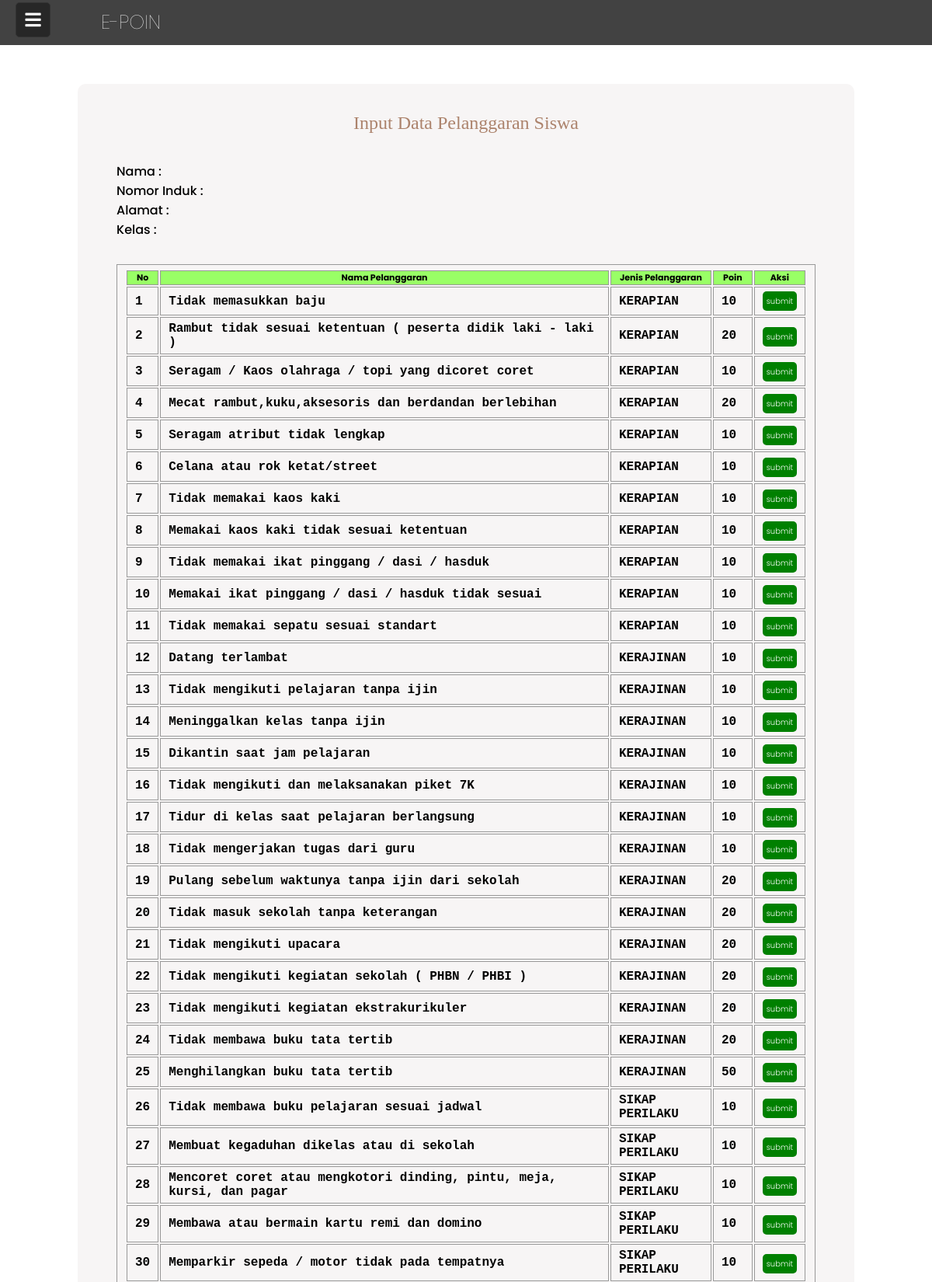
The app's page /admin/inputpoin.php (upper part) with its own data.
### tables this page shows
CREATE TABLE `pelanggaran` (
  `id_pelanggaran` int(111) NOT NULL,
  `nama_pelanggaran` varchar(111) NOT NULL,
  `point_pelanggaran` int(111) NOT NULL,
  `id_jenis_pelanggaran` int(111) NOT NULL
);

CREATE TABLE `jenis_pelanggaran` (
  `id_jenis_pelanggaran` int(111) NOT NULL,
  `nama_jenis_pelanggaran` varchar(111) NOT NULL
);

### admin/inputpoin.php (the view, shortened to what this page needs)
<!DOCTYPE html>
<html lang="en">
  <head>
    <link rel="stylesheet" href="../asset/style-ssw.css">
        <link rel="stylesheet" href="https://cdnjs.cloudflare.com/ajax/libs/font-awesome/5.15.3/css/all.min.css">
  </head>
  <body>
    <div class="wrapper">
      <label for="btn" class="menu-btn">
        <i class="fas fa-bars"></i>
      </label>
    </div>
    <div class="header">
    <div class="name">E-POIN</div>
    <div class="img"><a href="admin.php">
    </div></a></div></div>
    <div class="formbody">
                <div>
                  <h3>Input Data Pelanggaran Siswa</h3></div>
    <?php
        include '../config/koneksi.php';
        $id_siswa=isset($_GET['id_siswa']) ? $_GET['id_siswa'] : '';
        $a = mysqli_query($koneksi, "SELECT * FROM siswa
        JOIN kelas ON kelas.id_kelas = siswa.id_kelas WHERE siswa.id_siswa = '$id_siswa'");
        $b = mysqli_fetch_array($a, MYSQLI_ASSOC);
    ?>
    <div style="margin-left:50px;font-weight: 500;">
    <tr>
        <td>Nama</td>
        <td>    : <?= $b['nama_siswa'] ?></td>
    </tr><br>
    <tr>
        <td>Nomor Induk</td>
        <td>: <?= $b['no_induk'] ?></td>
    </tr><br>
    <tr>
        <td>Alamat</td>
        <td>: <?= $b['alamat'] ?></td>
    </tr><br>
    <tr>
        <td>Kelas</td>
        <td>: <?= $b['nama_kelas'] ?></td>
    </tr><br>
    </div>
    <form method="POST" action="">
    <table class="table5" style="width:90%">
                <tr bgcolor="99FF66">
                  <th>No</th>
                  <th>Nama Pelanggaran</th>
                  <th>Jenis Pelanggaran</th>
                  <th>Poin</th>
                  <th>Aksi</th>
                </tr><br>
           <?php
          $ab=mysqli_query($koneksi,"SELECT * FROM pelanggaran join jenis_pelanggaran on
          jenis_pelanggaran.id_jenis_pelanggaran = pelanggaran.id_jenis_pelanggaran");
          $no = 1;
          while ($c = mysqli_fetch_assoc($ab)) {
            ?>
          <tr style="center">
            <td><?php echo $no++;  ?></td>
            <td><?php echo $c['nama_pelanggaran'];  ?></td>
            <td><?php echo $c['nama_jenis_pelanggaran'];  ?></td>
            <td><?php echo $c['point_pelanggaran'];  ?></td>
            <td>
              <form method="POST" action="">
                <button class="edit-btn" type="submit" name="simpan" value="Simpan">submit</button>
              </form>
          </td>
          </tr>
        <?php
          }
        ?>
    </table>
        </form >
</body>
</html>

### asset/style-ssw.css (style rules this page uses)
* { margin: 0; padding: 0; box-sizing: border-box; font-family: 'Poppins', sans-serif; }
.wrapper { height: 100%; width: 300px; position: relative; }
.wrapper .menu-btn { position: absolute; left: 20px; top: 3px; background: #272727; color: #fff; height: 45px; width: 45px; z-index: 9999; border: 1px solid #333; border-radius: 5px; cursor: pointer; display: flex; align-items: center; justify-content: center; transition: all 0.3s ease; }
.wrapper .menu-btn i { position: absolute; font-size: 23px; transition: all 0.3s ease; }
.header { background-color: #424242; padding-bottom: 10px; padding-left: 80px; padding-top: 10px; }
.header .name { font-size: 25px; font-weight: 100; color: white; padding-left: 50px; }
.img { background-image: url("img/logo.png"); background-size: cover; width: 35px; height: 35px; margin-top: -37px; margin-bottom: 2px; }
.header a { font-size: 20px; height: 100%; width: 100%; display: block; }
h3 { text-align: center; margin-right: auto; margin-left: auto; font-family: 'Inknut Antiqua'; font-style: normal; font-weight: 300; font-size: 24px ; line-height: 100px; color: #AC836C; }
.formbody { background-color: #f7f5f5; width: 1000px; height: auto; margin-left: auto; margin-right: auto; margin-top: 50px; margin-bottom: 50px; border-radius: 10px; }
.edit-btn { background: green; text-decoration: none; color: #ffff; border: none; text-align: center; height: 25px; padding: 5px 5px 5px 5px; font-size: 10px; font-weight: 300; border-radius: 5px; transition-property: background; }
.table5 { margin-left: auto; margin-right: auto; margin-top: 7px; }
.table5, td { font-family: 'Courier'; font-weight: bold; text-align: left; font-size: 16px; border:1px solid #999; padding: 5px 10px; }
.table5, th { text-align: center; border:1px solid #999; font-size: 11px; }

### records on screen
pelanggaran: nama_pelanggaran "Tidak memasukkan baju", id_jenis_pelanggaran.nama_jenis_pelanggaran "KERAPIAN", point_pelanggaran "10"
pelanggaran: nama_pelanggaran "Rambut tidak sesuai ketentuan ( peserta didik laki - laki )", id_jenis_pelanggaran.nama_jenis_pelanggaran "KERAPIAN", point_pelanggaran "20"
pelanggaran: nama_pelanggaran "Seragam / Kaos olahraga / topi yang dicoret coret", id_jenis_pelanggaran.nama_jenis_pelanggaran "KERAPIAN", point_pelanggaran "10"
pelanggaran: nama_pelanggaran "Mecat rambut,kuku,aksesoris dan berdandan berlebihan", id_jenis_pelanggaran.nama_jenis_pelanggaran "KERAPIAN", point_pelanggaran "20"
pelanggaran: nama_pelanggaran "Seragam atribut tidak lengkap", id_jenis_pelanggaran.nama_jenis_pelanggaran "KERAPIAN", point_pelanggaran "10"
pelanggaran: nama_pelanggaran "Celana atau rok ketat/street", id_jenis_pelanggaran.nama_jenis_pelanggaran "KERAPIAN", point_pelanggaran "10"
pelanggaran: nama_pelanggaran "Tidak memakai kaos kaki", id_jenis_pelanggaran.nama_jenis_pelanggaran "KERAPIAN", point_pelanggaran "10"
pelanggaran: nama_pelanggaran "Memakai kaos kaki tidak sesuai ketentuan", id_jenis_pelanggaran.nama_jenis_pelanggaran "KERAPIAN", point_pelanggaran "10"
pelanggaran: nama_pelanggaran "Tidak memakai ikat pinggang / dasi / hasduk", id_jenis_pelanggaran.nama_jenis_pelanggaran "KERAPIAN", point_pelanggaran "10"
pelanggaran: nama_pelanggaran "Memakai ikat pinggang / dasi / hasduk tidak sesuai", id_jenis_pelanggaran.nama_jenis_pelanggaran "KERAPIAN", point_pelanggaran "10"
pelanggaran: nama_pelanggaran "Tidak memakai sepatu sesuai standart", id_jenis_pelanggaran.nama_jenis_pelanggaran "KERAPIAN", point_pelanggaran "10"
pelanggaran: nama_pelanggaran "Datang terlambat", id_jenis_pelanggaran.nama_jenis_pelanggaran "KERAJINAN", point_pelanggaran "10"
pelanggaran: nama_pelanggaran "Tidak mengikuti pelajaran tanpa ijin", id_jenis_pelanggaran.nama_jenis_pelanggaran "KERAJINAN", point_pelanggaran "10"
pelanggaran: nama_pelanggaran "Meninggalkan kelas tanpa ijin", id_jenis_pelanggaran.nama_jenis_pelanggaran "KERAJINAN", point_pelanggaran "10"
pelanggaran: nama_pelanggaran "Dikantin saat jam pelajaran", id_jenis_pelanggaran.nama_jenis_pelanggaran "KERAJINAN", point_pelanggaran "10"
pelanggaran: nama_pelanggaran "Tidak mengikuti dan melaksanakan piket 7K", id_jenis_pelanggaran.nama_jenis_pelanggaran "KERAJINAN", point_pelanggaran "10"
pelanggaran: nama_pelanggaran "Tidur di kelas saat pelajaran berlangsung", id_jenis_pelanggaran.nama_jenis_pelanggaran "KERAJINAN", point_pelanggaran "10"
pelanggaran: nama_pelanggaran "Tidak mengerjakan tugas dari guru", id_jenis_pelanggaran.nama_jenis_pelanggaran "KERAJINAN", point_pelanggaran "10"
pelanggaran: nama_pelanggaran "Pulang sebelum waktunya tanpa ijin dari sekolah", id_jenis_pelanggaran.nama_jenis_pelanggaran "KERAJINAN", point_pelanggaran "20"
pelanggaran: nama_pelanggaran "Tidak masuk sekolah tanpa keterangan", id_jenis_pelanggaran.nama_jenis_pelanggaran "KERAJINAN", point_pelanggaran "20"
pelanggaran: nama_pelanggaran "Tidak mengikuti upacara", id_jenis_pelanggaran.nama_jenis_pelanggaran "KERAJINAN", point_pelanggaran "20"
pelanggaran: nama_pelanggaran "Tidak mengikuti kegiatan sekolah ( PHBN / PHBI )", id_jenis_pelanggaran.nama_jenis_pelanggaran "KERAJINAN", point_pelanggaran "20"
pelanggaran: nama_pelanggaran "Tidak mengikuti kegiatan ekstrakurikuler", id_jenis_pelanggaran.nama_jenis_pelanggaran "KERAJINAN", point_pelanggaran "20"
pelanggaran: nama_pelanggaran "Tidak membawa buku tata tertib", id_jenis_pelanggaran.nama_jenis_pelanggaran "KERAJINAN", point_pelanggaran "20"
pelanggaran: nama_pelanggaran "Menghilangkan buku tata tertib", id_jenis_pelanggaran.nama_jenis_pelanggaran "KERAJINAN", point_pelanggaran "50"
pelanggaran: nama_pelanggaran "Tidak membawa buku pelajaran sesuai jadwal", id_jenis_pelanggaran.nama_jenis_pelanggaran "SIKAP PERILAKU", point_pelanggaran "10"
pelanggaran: nama_pelanggaran "Membuat kegaduhan dikelas atau di sekolah", id_jenis_pelanggaran.nama_jenis_pelanggaran "SIKAP PERILAKU", point_pelanggaran "10"
pelanggaran: nama_pelanggaran "Mencoret coret atau mengkotori dinding, pintu, meja, kursi, dan pagar", id_jenis_pelanggaran.nama_jenis_pelanggaran "SIKAP PERILAKU", point_pelanggaran "10"
pelanggaran: nama_pelanggaran "Membawa atau bermain kartu remi dan domino", id_jenis_pelanggaran.nama_jenis_pelanggaran "SIKAP PERILAKU", point_pelanggaran "10"
pelanggaran: nama_pelanggaran "Memparkir sepeda / motor tidak pada tempatnya", id_jenis_pelanggaran.nama_jenis_pelanggaran "SIKAP PERILAKU", point_pelanggaran "10"
